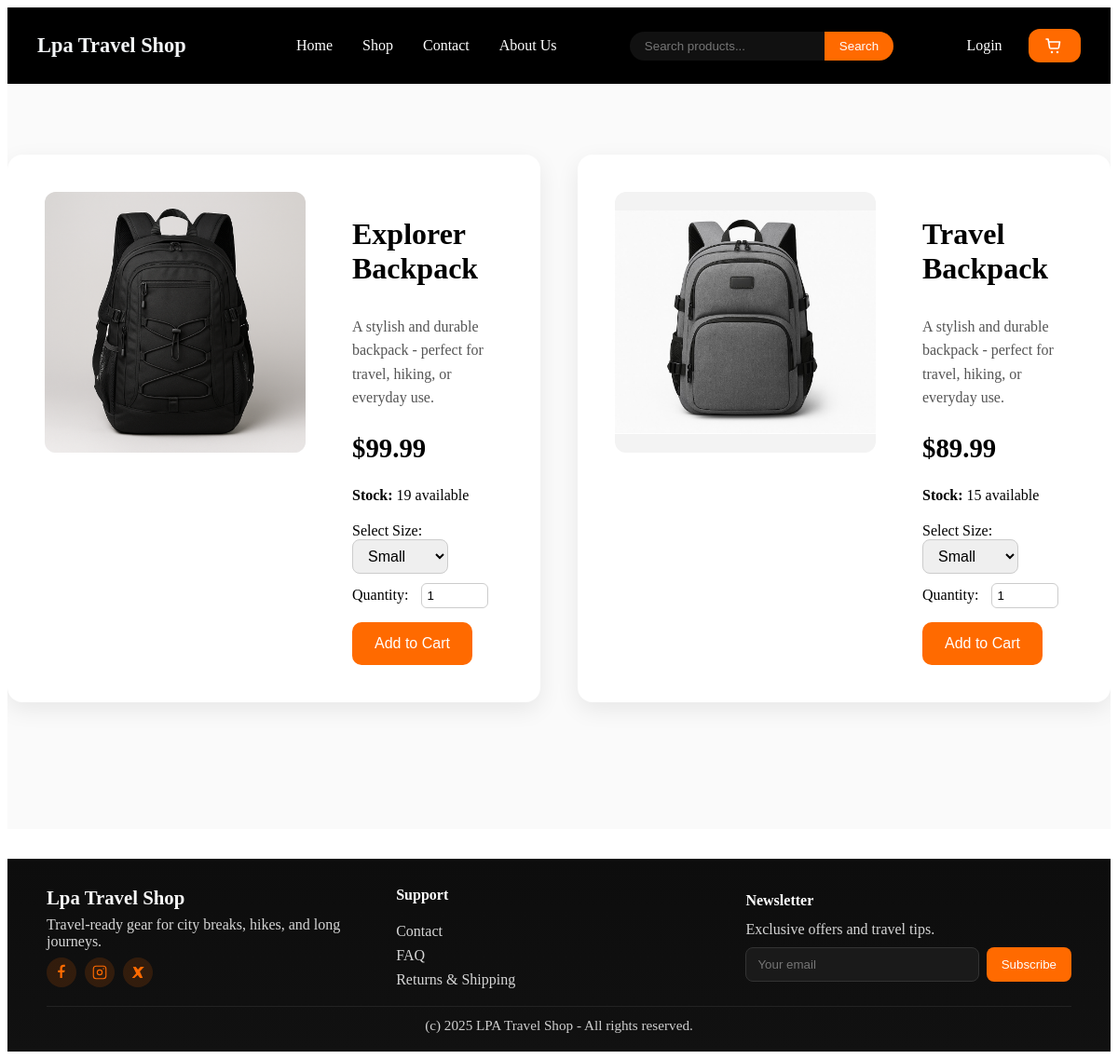
The app's page /products/backpacks.php with its own data.
### tables this page shows
CREATE TABLE `products` (
  `id` int(11) NOT NULL,
  `name` varchar(100) NOT NULL,
  `category` varchar(100) DEFAULT NULL,
  `description` text DEFAULT NULL,
  `price` decimal(10,2) NOT NULL,
  `stock` int(11) DEFAULT 0,
  `image` varchar(255) DEFAULT NULL
);

### products/backpacks.php (the view, shortened to what this page needs)
<?php
require_once '../config.php';
$stmt = $conn->prepare("SELECT id, name, price, stock, image FROM products WHERE category = 'backpack'");
$stmt->execute();
$result = $stmt->get_result();
?>
<!DOCTYPE html>
<html lang="en">
<head>
  <link rel="stylesheet" href="../css/styles.css">
</head>
<body>
  <?php include '../includes/header.php'; ?>
<main class="product-page">
  <?php while ($row = $result->fetch_assoc()): ?>
    <section class="product-showcase">
      <div class="product-image">
        <img src="../<?php echo htmlspecialchars($row['image']); ?>" alt="<?php echo htmlspecialchars($row['name']); ?>">
      </div>
      <div class="product-details">
        <h1><?php echo htmlspecialchars($row['name']); ?></h1>
        <p class="product-description">
          A stylish and durable backpack - perfect for travel, hiking, or everyday use.
        </p>
        <div class="product-price">
          <span class="current-price">$<?php echo number_format((float)$row['price'], 2); ?></span>
        </div>
        <div class="product-stock">
          <strong>Stock:</strong>
          <span id="stock-<?php echo (int)$row['id']; ?>"><?php echo (int)$row['stock']; ?></span> available
        </div>
        <div class="product-options">
          <label for="size-<?php echo (int)$row['id']; ?>">Select Size:</label>
          <select id="size-<?php echo (int)$row['id']; ?>">
            <option value="S">Small</option>
          </select>
        </div>
        <div class="product-quantity">
          <label>Quantity:</label>
          <input type="number" id="qty-<?php echo (int)$row['id']; ?>" value="1" min="1" max="<?php echo (int)$row['stock']; ?>">
        </div>
        <button class="add-to-cart" onclick="addToCart(<?php echo (int)$row['id']; ?>)">Add to Cart</button>
      </div>
    </section>
  <?php endwhile; ?>
</main>
<?php include '../includes/footer.php'; ?>
</body>
</html>

### includes/header.php (shortened to what this page needs)
<?php
$basePath = $_ENV['APP_BASE_PATH'] ?? '/lpa_travel_shop/';
$isAdmin = !empty($_SESSION['user_email']) && $_SESSION['user_email'] === 'admin@travelshop.com';
$isHomePage = basename($_SERVER['SCRIPT_NAME'] ?? '') === 'index.php';
$shouldShowGreeting = !empty($_SESSION['user_name']) && $isHomePage;
?>
<header>
  <nav class="navbar">
    <a class="logo" href="<?php echo $basePath; ?>index.php">Lpa Travel Shop</a>
    <ul class="menu">
      <li><a href="<?php echo $basePath; ?>index.php">Home</a></li>
      <li class="dropdown">
        <a href="#" onclick="return goRandomShop();">Shop</a>
      </li>
      <li><a href="<?php echo $basePath; ?>contact.php">Contact</a></li>
      <li><a href="<?php echo $basePath; ?>about_us.php">About Us</a></li>
    </ul>
    <form class="search-bar" method="get" action="<?php echo $basePath; ?>search.php">
      <input type="text" id="searchInput" name="q" placeholder="Search products..." aria-label="Search products">
      <button type="submit">Search</button>
    </form>
    <div class="actions">
      <?php if (!empty($_SESSION['user_name'])): ?>
        <?php if ($shouldShowGreeting): ?>
         <span class="greeting greeting-inline" id="user-greeting">
           <?php if ($isAdmin): ?>
             <svg class="greet-icon" viewBox="0 0 24 24" aria-hidden="true">
               <path d="M12 8.5A3.5 3.5 0 1 0 12 15.5 3.5 3.5 0 0 0 12 8.5Zm0-6 1.1 2.3a7.2 7.2 0 0 1 2.5.9L17.9 3l1.8 1.8-1.7 2.3a7.2 7.2 0 0 1 .9 2.5L21 12l-2.3 1.1a7.2 7.2 0 0 1-.9 2.5l1.7 2.3-1.8 1.8-2.3-1.7a7.2 7.2 0 0 1-2.5.9L12 21l-1.1-2.3a7.2 7.2 0 0 1-2.5-.9L6.1 20.9 4.3 19l1.7-2.3a7.2 7.2 0 0 1-.9-2.5L3 12l2.3-1.1a7.2 7.2 0 0 1 .9-2.5L4.3 6.1 6.1 4.3l2.3 1.7a7.2 7.2 0 0 1 2.5-.9Z" fill="currentColor"/>
             </svg>
             Welcome, Admin
           <?php else: ?>
             <svg class="greet-icon" viewBox="0 0 24 24" aria-hidden="true">
               <circle cx="12" cy="12" r="9" fill="none" stroke="currentColor" stroke-width="1.6"/>
               <circle cx="9" cy="10" r="1.2" fill="currentColor"/>
               <circle cx="15" cy="10" r="1.2" fill="currentColor"/>
               <path d="M8.5 14.2c.6 1 1.9 1.8 3.5 1.8s2.9-.7 3.5-1.8" stroke="currentColor" stroke-width="1.4" stroke-linecap="round" fill="none"/>
             </svg>
             Welcome, <?php echo htmlspecialchars($_SESSION['user_name']); ?>
           <?php endif; ?>
         </span>
        <?php endif; ?>
         <a href="<?php echo $basePath; ?>logout.php" class="btn-logout">Logout</a>
      <?php else: ?>
         <a href="<?php echo $basePath; ?>login.php" class="account-link">Login</a>
      <?php endif; ?>
      <a href="<?php echo $basePath; ?>cart.php" class="cart-icon" id="cart-btn" aria-label="Cart">
      </a>
    </div>
</nav>
</header>

### includes/footer.php (shortened to what this page needs)
<footer class="footer">
  <div class="footer-content">
    <div class="footer-brand">
      <div class="footer-logo">Lpa Travel Shop</div>
      <p class="footer-tagline">Travel-ready gear for city breaks, hikes, and long journeys.</p>
      <div class="footer-socials">
        <a href="#" aria-label="Facebook" class="social-link">
          <svg viewBox="0 0 24 24" aria-hidden="true"><path d="M15 4h2V1h-2a5 5 0 0 0-5 5v3H7v3h3v8h3v-8h3l1-3h-4V6a2 2 0 0 1 2-2Z"/></svg>
        </a>
        <a href="#" aria-label="Instagram" class="social-link">
        </a>
        <a href="#" aria-label="Twitter / X" class="social-link">
          <svg viewBox="0 0 24 24" aria-hidden="true"><path d="M5 4h4l3.1 4 3.8-4H21l-6.2 6.7L19 20h-4l-3.3-4.5L7 20H3.5l6-6.7Z"/></svg>
        </a>
      </div>
    </div>
    <div class="footer-links">
      <h4>Support</h4>
      <a href="<?php echo $basePath; ?>contact.php">Contact</a>
      <a href="<?php echo $basePath; ?>faq.php">FAQ</a>
      <a href="<?php echo $basePath; ?>returns.php">Returns & Shipping</a>
    </div>
    <div class="footer-newsletter">
      <h4>Newsletter</h4>
      <p>Exclusive offers and travel tips.</p>
      <form class="newsletter-form">
        <input type="email" placeholder="Your email" aria-label="Your email">
        <button type="button">Subscribe</button>
      </form>
    </div>
  </div>
  <div class="footer-bottom">
    <span>(c) 2025 LPA Travel Shop - All rights reserved.</span>
  </div>
</footer>

### records on screen
products: image (picture), name "Explorer Backpack", price "99.99", stock "19", id "Small"
products: image (picture), name "Travel Backpack", price "89.99", stock "15", id "Small"
